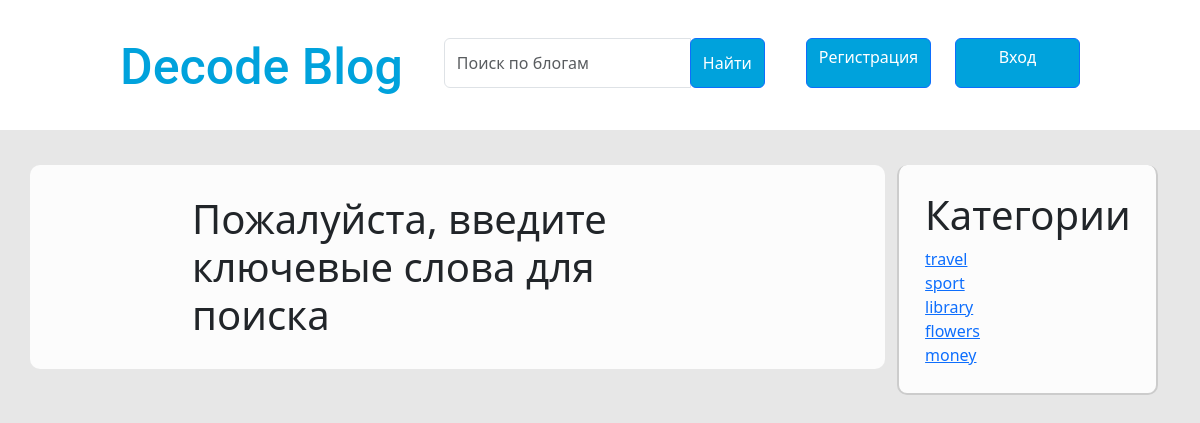
Screenshot of /creation/search/ with the database file from the repository.
### creation/models.py (models this page shows, shortened)
class Category(models.Model):
    name = models.CharField(max_length=100, null = False)
    class Meta:
        verbose_name_plural = 'Categories'

### creation/views.py (the view)
# urls.py: path('search/', views.SearchBlogView.as_view(), name='search'),
class SearchBlogView(View):
    def get(self, request):
        form = SearchForm()
        query = request.GET.get('q')
        category = Category.objects.all()
        if query:
            creation = Blog.objects.filter(title__icontains=query).order_by('-publish_date')
            if creation:
                context = {
                    'title': 'Поиск',
                    'form': form,
                    'creation': creation,
                    'category': category,
                    'query': query
                }
                return render(request, 'creation/search_results.html', context=context)
            else:
                context = {
                    'title': 'Поиск',
                    'txt': 'По вашему запросу ничего не найдено',
                    'category': category,
                }
                return render(request, 'creation/search_results.html', context=context)
        else:
            context = {
                'title': 'Поиск',
                'txt': 'Пожалуйста, введите ключевые слова для поиска',
                'category': category,
            }
            return render(request, 'creation/search_results.html', context=context)

### creation/templates/creation/search_results.html (shortened to what this page needs)
{% extends 'creation/base.html' %}
{% load static %}
{% block link %}
<link rel="stylesheet" href="{% static 'creation/home_page.css' %}">
{% endblock %}
{% block div %}
    <div class="right-btns">
        {% if request.user.is_authenticated %}
            <div >
                <a href="{% url 'authe:profile' %}" class="signup btn btn-primary" style="background-color: #00A2DC;">Профиль</a>
                <a href="{% url 'authe:signout' %}" class="signin btn btn-primary" style="background-color: #00A2DC;">Выйти</a>
            </div>
        {% else %}
            <div>
                <a href="{% url 'authe:signup' %}" class="signup btn btn-primary mb-1" style="background-color: #00A2DC;">Регистрация</a>
                <a href="{% url 'authe:login' %}" class="signin btn btn-primary mb-1" style="background-color: #00A2DC;">Вход</a>
            </div>
        {% endif %}
    </div>
{% endblock %}
{% block main %}
<section class="main index-main">
    <div class="main-content">
        <div class="content">
            <section class="hero">
                <div class="container">
                    <div class="row">
                        <div class="col-9 home_page_crutches">
                        <h1 class = "txt">{{ txt }}</h1>
                        </div>
                        <div class="col-3">
                            <div class="main2-content">
                                <div class="category">
                                    <h1 class="category_h1">Категории</h1>
                                    {% for c in category %}
                                        <div class="category--item">
                                            <div class="category-info">
                                                <a href="{% url 'creation:category_page' category_id=c.id %}">{{ c.name }}</a>
                                            </div>
                                        </div>
                                    {% endfor %}
                                </div>
                            </div>
                        </div>
                </div>
            </section>
        </div>
    </div>
</section>
{% endblock %}

### creation/static/creation/home_page.css (style rules this page uses)
.right-btns { display: flex; justify-content: space-between; margin-right: 10%; }
.signup { width: 125px; height: 50px; flex-shrink: 0; margin-top: 38px; }
.signin { width: 125px; height: 50px; flex-shrink: 0; margin-top: 38px; margin-left: 20px; }
body { background-color: #E7E7E7; }
.main { padding-top: 130px; }
.home_page_crutches { width: 75%; background-color: rgb(252, 252, 252); height: 100%; margin-top: 35px; border-radius: 10px; }
.main2-content { margin-top: 0px; }
.category { flex-direction: column; height: 100%; border: 2px solid #ccc; border-top: none; box-shadow: 0px, 4px, 8px rgba(0, 0, 0, 1); padding-left: 10%; padding-right: 10%; background-color: rgb(252, 252, 252); margin-top: 35px; padding-bottom: 10%; padding-top: 10%; border-radius: 10px; }
.category_h1 { margin-left: 0%; }
.txt { margin-left: 150px; margin-top: 30px; margin-right: 150px; margin-bottom: 30px; }

### rows the page displays
Category: name "travel"
Category: name "sport"
Category: name "library"
Category: name "flowers"
Category: name "money"

### other values shown
{{ txt }} "Пожалуйста, введите ключевые слова для поиска"
